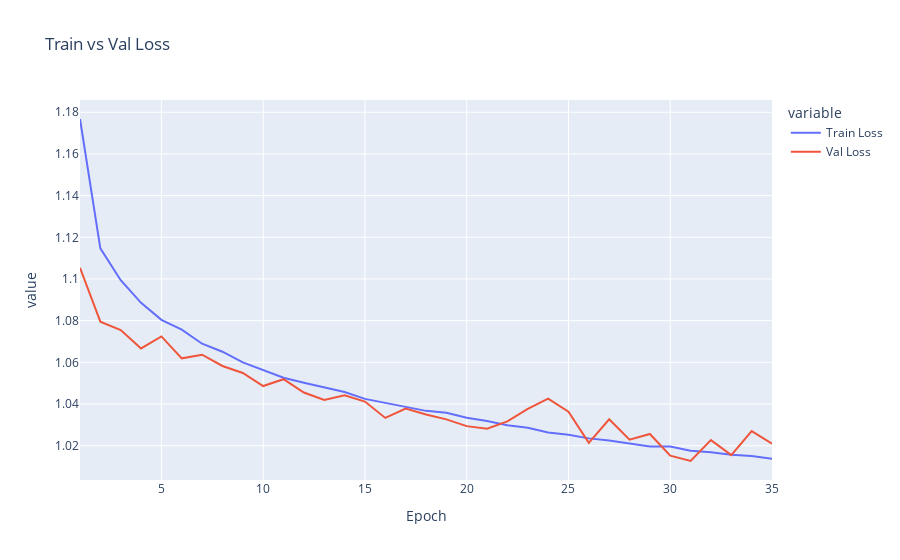
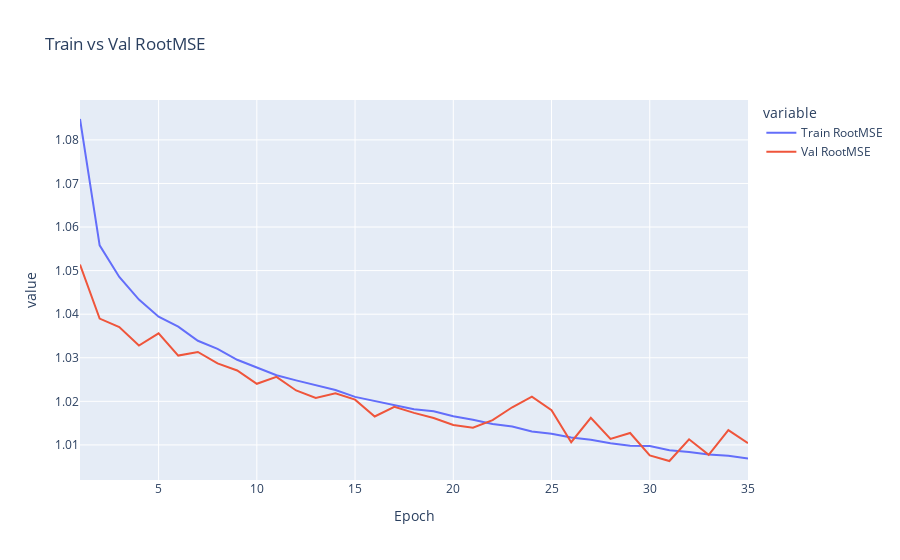
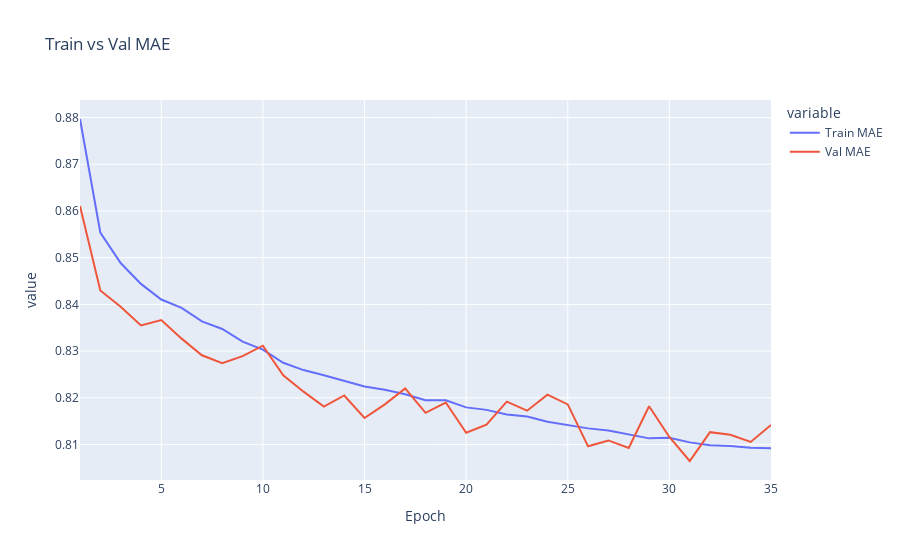

Notebook source saved alongside these figures, in order:
### Markdown cell above
#### After fitting

### Code cell
metric_name = ['Loss', 'RootMSE', 'MAE']
train_metric = ['loss', 'root_mean_squared_error', 'mean_absolute_error']
val_metric = ['val_loss', 'val_root_mean_squared_error', 'val_mean_absolute_error']

for i in range(len(metric_name)):

  print(f"\n----------- {metric_name[i]} chart -----------\n")

  # plotly chart
  fig_loss = px.line({
    'Epoch' : range(1, len(trained_model.history[train_metric[i]]) + 1),
    f"Train {metric_name[i]}": trained_model.history[train_metric[i]],
    f"Val {metric_name[i]}": trained_model.history[val_metric[i]]
    },
    title=f"Train vs Val {metric_name[i]}", x='Epoch', y=[f"Train {metric_name[i]}", f"Val {metric_name[i]}"])
  fig_loss.show()

  # matplotlib chart
  plt.plot(trained_model.history[train_metric[i]], label=f"Train {metric_name[i]}")
  plt.plot(trained_model.history[val_metric[i]], label=f"Val {metric_name[i]}")
  plt.legend()
  plt.show()

### Figure 1 — Plotly figure (JSON) as saved in the notebook; plotly's stock layout.template omitted (floating-point values rounded to 4 significant figures)
{"data": [{"hovertemplate": "variable=Train Loss<br>Epoch=%{x}<br>value=%{y}<extra></extra>", "legendgroup": "Train Loss", "line": {"color": "#636efa", "dash": "solid"}, "marker": {"symbol": "circle"}, "mode": "lines", "name": "Train Loss", "orientation": "v", "showlegend": true, "type": "scatter", "x": [1, 2, 3, 4, 5, 6, 7, 8, 9, 10, 11, 12, 13, 14, 15, 16, 17, 18, 19, 20, 21, 22, 23, 24, 25, 26, 27, 28, 29, 30, 31, 32, 33, 34, 35], "xaxis": "x", "y": [1.177, 1.115, 1.099, 1.089, 1.08, 1.076, 1.069, 1.065, 1.06, 1.056, 1.053, 1.05, 1.048, 1.046, 1.042, 1.041, 1.039, 1.037, 1.036, 1.033, 1.032, 1.03, 1.029, 1.026, 1.025, 1.024, 1.022, 1.021, 1.02, 1.02, 1.018, 1.017, 1.016, 1.015, 1.014], "yaxis": "y"}, {"hovertemplate": "variable=Val Loss<br>Epoch=%{x}<br>value=%{y}<extra></extra>", "legendgroup": "Val Loss", "line": {"color": "#EF553B", "dash": "solid"}, "marker": {"symbol": "circle"}, "mode": "lines", "name": "Val Loss", "orientation": "v", "showlegend": true, "type": "scatter", "x": [1, 2, 3, 4, 5, 6, 7, 8, 9, 10, 11, 12, 13, 14, 15, 16, 17, 18, 19, 20, 21, 22, 23, 24, 25, 26, 27, 28, 29, 30, 31, 32, 33, 34, 35], "xaxis": "x", "y": [1.105, 1.08, 1.075, 1.067, 1.072, 1.062, 1.064, 1.058, 1.055, 1.049, 1.052, 1.046, 1.042, 1.044, 1.041, 1.033, 1.038, 1.035, 1.033, 1.029, 1.028, 1.032, 1.038, 1.043, 1.036, 1.021, 1.033, 1.023, 1.026, 1.015, 1.013, 1.023, 1.016, 1.027, 1.021], "yaxis": "y"}], "layout": {"legend": {"title": {"text": "variable"}, "tracegroupgap": 0}, "title": {"text": "Train vs Val Loss"}, "xaxis": {"anchor": "y", "domain": [0, 1], "title": {"text": "Epoch"}}, "yaxis": {"anchor": "x", "domain": [0, 1], "title": {"text": "value"}}}}

### Figure 2 — Plotly figure (JSON) as saved in the notebook; plotly's stock layout.template omitted (floating-point values rounded to 4 significant figures)
{"data": [{"hovertemplate": "variable=Train RootMSE<br>Epoch=%{x}<br>value=%{y}<extra></extra>", "legendgroup": "Train RootMSE", "line": {"color": "#636efa", "dash": "solid"}, "marker": {"symbol": "circle"}, "mode": "lines", "name": "Train RootMSE", "orientation": "v", "showlegend": true, "type": "scatter", "x": [1, 2, 3, 4, 5, 6, 7, 8, 9, 10, 11, 12, 13, 14, 15, 16, 17, 18, 19, 20, 21, 22, 23, 24, 25, 26, 27, 28, 29, 30, 31, 32, 33, 34, 35], "xaxis": "x", "y": [1.085, 1.056, 1.049, 1.043, 1.039, 1.037, 1.034, 1.032, 1.03, 1.028, 1.026, 1.025, 1.024, 1.023, 1.021, 1.02, 1.019, 1.018, 1.018, 1.017, 1.016, 1.015, 1.014, 1.013, 1.013, 1.012, 1.011, 1.01, 1.01, 1.01, 1.009, 1.008, 1.008, 1.007, 1.007], "yaxis": "y"}, {"hovertemplate": "variable=Val RootMSE<br>Epoch=%{x}<br>value=%{y}<extra></extra>", "legendgroup": "Val RootMSE", "line": {"color": "#EF553B", "dash": "solid"}, "marker": {"symbol": "circle"}, "mode": "lines", "name": "Val RootMSE", "orientation": "v", "showlegend": true, "type": "scatter", "x": [1, 2, 3, 4, 5, 6, 7, 8, 9, 10, 11, 12, 13, 14, 15, 16, 17, 18, 19, 20, 21, 22, 23, 24, 25, 26, 27, 28, 29, 30, 31, 32, 33, 34, 35], "xaxis": "x", "y": [1.051, 1.039, 1.037, 1.033, 1.036, 1.031, 1.031, 1.029, 1.027, 1.024, 1.026, 1.022, 1.021, 1.022, 1.02, 1.017, 1.019, 1.017, 1.016, 1.015, 1.014, 1.016, 1.019, 1.021, 1.018, 1.011, 1.016, 1.011, 1.013, 1.008, 1.006, 1.011, 1.008, 1.013, 1.01], "yaxis": "y"}], "layout": {"legend": {"title": {"text": "variable"}, "tracegroupgap": 0}, "title": {"text": "Train vs Val RootMSE"}, "xaxis": {"anchor": "y", "domain": [0, 1], "title": {"text": "Epoch"}}, "yaxis": {"anchor": "x", "domain": [0, 1], "title": {"text": "value"}}}}

### Figure 3 — Plotly figure (JSON) as saved in the notebook; plotly's stock layout.template omitted (floating-point values rounded to 4 significant figures)
{"data": [{"hovertemplate": "variable=Train MAE<br>Epoch=%{x}<br>value=%{y}<extra></extra>", "legendgroup": "Train MAE", "line": {"color": "#636efa", "dash": "solid"}, "marker": {"symbol": "circle"}, "mode": "lines", "name": "Train MAE", "orientation": "v", "showlegend": true, "type": "scatter", "x": [1, 2, 3, 4, 5, 6, 7, 8, 9, 10, 11, 12, 13, 14, 15, 16, 17, 18, 19, 20, 21, 22, 23, 24, 25, 26, 27, 28, 29, 30, 31, 32, 33, 34, 35], "xaxis": "x", "y": [0.8797, 0.8554, 0.8489, 0.8444, 0.841, 0.8392, 0.8364, 0.8347, 0.832, 0.8303, 0.8275, 0.8259, 0.8248, 0.8237, 0.8224, 0.8217, 0.8208, 0.8195, 0.8195, 0.818, 0.8174, 0.8164, 0.816, 0.8149, 0.8142, 0.8135, 0.813, 0.8122, 0.8113, 0.8114, 0.8105, 0.8098, 0.8097, 0.8093, 0.8092], "yaxis": "y"}, {"hovertemplate": "variable=Val MAE<br>Epoch=%{x}<br>value=%{y}<extra></extra>", "legendgroup": "Val MAE", "line": {"color": "#EF553B", "dash": "solid"}, "marker": {"symbol": "circle"}, "mode": "lines", "name": "Val MAE", "orientation": "v", "showlegend": true, "type": "scatter", "x": [1, 2, 3, 4, 5, 6, 7, 8, 9, 10, 11, 12, 13, 14, 15, 16, 17, 18, 19, 20, 21, 22, 23, 24, 25, 26, 27, 28, 29, 30, 31, 32, 33, 34, 35], "xaxis": "x", "y": [0.861, 0.843, 0.8395, 0.8355, 0.8367, 0.8327, 0.8291, 0.8274, 0.8289, 0.8311, 0.8248, 0.8213, 0.8181, 0.8205, 0.8157, 0.8186, 0.822, 0.8168, 0.819, 0.8125, 0.8142, 0.8192, 0.8172, 0.8207, 0.8186, 0.8096, 0.8109, 0.8092, 0.8182, 0.8116, 0.8065, 0.8126, 0.8121, 0.8105, 0.8142], "yaxis": "y"}], "layout": {"legend": {"title": {"text": "variable"}, "tracegroupgap": 0}, "title": {"text": "Train vs Val MAE"}, "xaxis": {"anchor": "y", "domain": [0, 1], "title": {"text": "Epoch"}}, "yaxis": {"anchor": "x", "domain": [0, 1], "title": {"text": "value"}}}}
